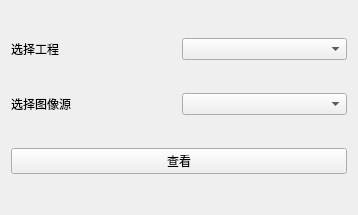
<?xml version="1.0" encoding="UTF-8"?>
<ui version="4.0">
 <class>Deformation_Average</class>
 <widget class="QWidget" name="Deformation_Average">
  <property name="geometry">
   <rect>
    <x>0</x>
    <y>0</y>
    <width>358</width>
    <height>215</height>
   </rect>
  </property>
  <property name="windowTitle">
   <string>SBAS形变时间序列查看</string>
  </property>
  <property name="windowIcon">
   <iconset resource="../QtWidgetsApplication3.qrc">
    <normaloff>:/QtWidgetsApplication3/bin/icon/InSARapp.ico</normaloff>:/QtWidgetsApplication3/bin/icon/InSARapp.ico</iconset>
  </property>
  <layout class="QGridLayout" name="gridLayout_3">
   <item row="1" column="1">
    <widget class="QComboBox" name="comboBox_2"/>
   </item>
   <item row="0" column="1">
    <widget class="QComboBox" name="comboBox"/>
   </item>
   <item row="2" column="0" colspan="2">
    <widget class="QPushButton" name="Preview">
     <property name="text">
      <string>查看</string>
     </property>
    </widget>
   </item>
   <item row="0" column="0">
    <widget class="QLabel" name="label">
     <property name="text">
      <string>选择工程</string>
     </property>
    </widget>
   </item>
   <item row="1" column="0">
    <widget class="QLabel" name="label_2">
     <property name="text">
      <string>选择图像源</string>
     </property>
    </widget>
   </item>
  </layout>
 </widget>
 <resources>
  <include location="../QtWidgetsApplication3.qrc"/>
 </resources>
 <connections/>
</ui>
